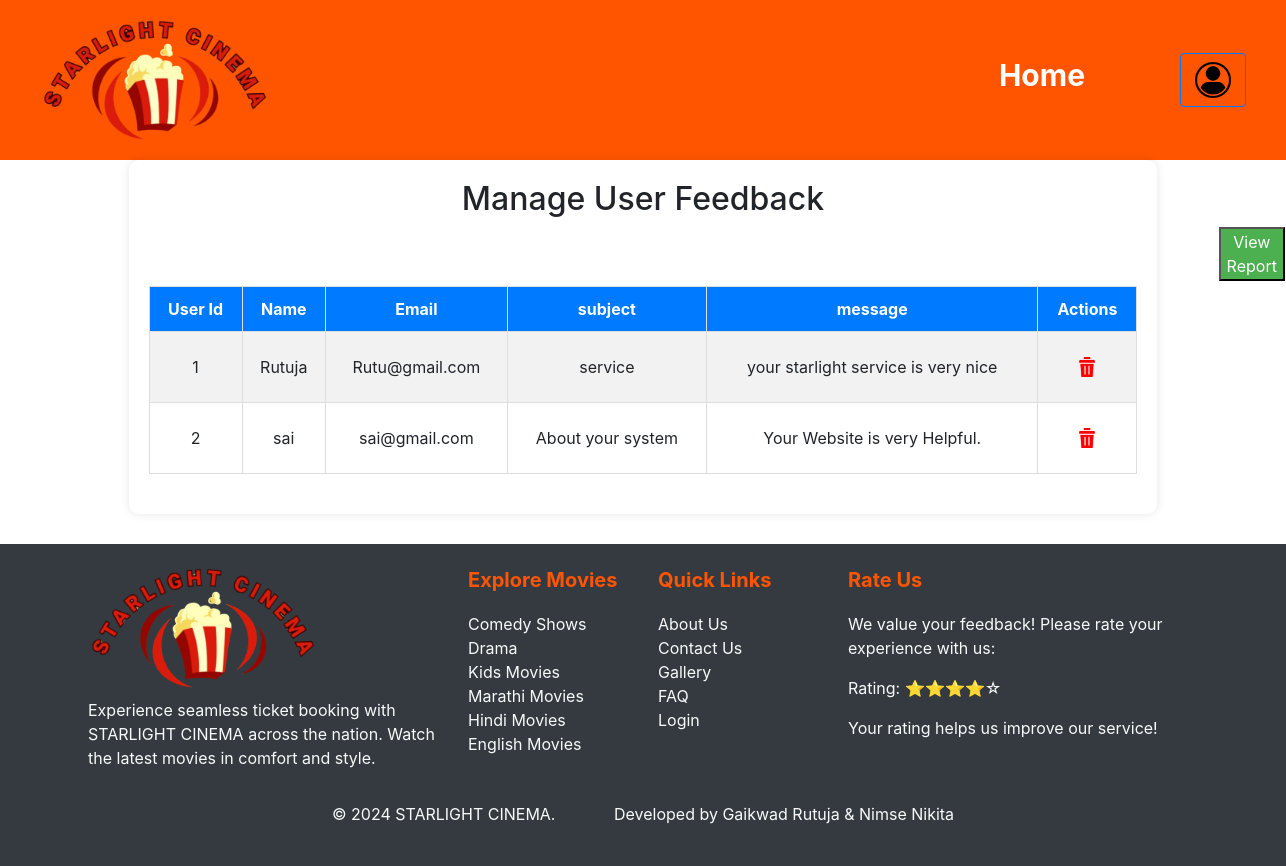
The page /Admin/pages/manage-feedback.php on the database its author committed.
### tables this page shows
CREATE TABLE `user_feedback` (
  `id` int(11) NOT NULL,
  `name` text NOT NULL,
  `email` text NOT NULL,
  `subject` text NOT NULL,
  `message` text NOT NULL
);

### Admin/pages/manage-feedback.php (the view, shortened to what this page needs)
<?php
$databaseHost = "localhost";
$databaseName = "movieticketdb";
$databaseUsername = "root";
$databasePassword = "";
$con = new mysqli($databaseHost, $databaseUsername, $databasePassword,$databaseName)or die($conn->connect_error());
$sql = "SELECT * FROM user_feedback ORDER BY id DESC";
 $query= $con->query($sql)
?>
<!DOCTYPE html>
<html lang="en">
<head>
    <link rel="stylesheet" href="./../css/manage-feedback.css">
    <link rel="stylesheet" href="./../css/addmovie.css">
    <link rel="stylesheet" href="https://stackpath.bootstrapcdn.com/bootstrap/4.5.2/css/bootstrap.min.css">
</head>
<body>
    <header class="header">
        <div class="logo"><img src=".\..\..\Images\logo2.png" class="logo-img"></div>
        <nav class="nav">
        <ul>
            <li><a href="./admin-dashboard.php" style="margin-right:50px; font-size:30px;" >Home</a></li>
            <div class="d-flex align-items-center">
            <a href="./login.php" class="btn btn-outline-primary">
        <i class="bi bi-person"></i><img src =".\..\..\Images\login.png" style="height:40px;">
      </a>
    </div>
     </ul>
        </nav>
    </header>
    <div class="containers">
        <h2  > Manage User Feedback</h2>
        <div >
            <a href="./report-feedback.php"><button  style="color:white; background-color:#4CAF50;margin-left:1070px;margin-top:1px;margin-bottom: 5px;">View Report</button></a>
         </div>
        <table class="movie-table">
            <thead>
                <tr>
                    <th>User Id</th>
                    <th>Name</th>
                    <th>Email</th>
                    <th>subject</th>
                    <th>message</th>
                    <th>Actions</th>
                </tr>
            </thead>
            <tbody>
                <tr>
                <?php
$i=0;
while ($res = $query->fetch_assoc())
 {
  echo "<tr>";
  echo" <td >".++$i."</td>";
  echo "<td>".$res['name']."</td>";
  echo "<td>".$res['email']."</td>";
  echo "<td>".$res['subject']."</td>";
  echo "<td>".$res['message']."</td>";
  echo "<td>";
  echo "<a href='.\delete-feedback.php?id=".$res['id']."'>
          <img src='.\..\..\Images\admin-images\delete.png' alt='Delete' class='icon' style='height:40px;'>
        </a>";
  echo "</td>";
  echo "</tr>";
}
?>
            </tbody>
        </table>
    </div>
     <div class="footer bg-dark text-light py-4">
    <div class="container">
        <div class="row">
            <div class="col-md-4">
            <div class="logo"><img src="./../../Images/logo2.png" class="logo-img" alt="Logo"></div>
                <p style="margin-top:10px;">Experience seamless ticket booking with STARLIGHT CINEMA across the nation. Watch the latest movies in comfort and style.</p>
            </div>
            <div class="col-md-2">
                <h5 class="footer-title">Explore Movies</h5>
                <ul class="list-unstyled">
                    <li><a href="#" class="text-light">Comedy Shows</a></li>
                    <li><a href="#" class="text-light">Drama</a></li>
                    <li><a href="#" class="text-light">Kids Movies</a></li>
                    <li><a href="#" class="text-light">Marathi Movies</a></li>
                    <li><a href="#" class="text-light">Hindi Movies</a></li>
                    <li><a href="#" class="text-light">English Movies</a></li>
                </ul>
            </div>
            <div class="col-md-2">
                <h5 class="footer-title">Quick Links</h5>
                <ul class="list-unstyled">
                    <li><a href="#" class="text-light">About Us</a></li>
                    <li><a href="#" class="text-light">Contact Us</a></li>
                    <li><a href="#" class="text-light">Gallery</a></li>
                    <li><a href="#" class="text-light">FAQ</a></li>
                    <li><a href="#" class="text-light">Login</a></li>
                </ul>
            </div>
            <div class="col-md-4">
    <h5 class="footer-title">Rate Us</h5>
    <p>We value your feedback! Please rate your experience with us:</p>
    <div class="rating">
    <p>Rating: ⭐⭐⭐⭐☆</p>
    </div>
    <p>Your rating helps us improve our service!</p>
</div>
        </div>
        <div class="row mt-3 text-center">
            <div class="col-12">
                <p>&copy; 2024 STARLIGHT CINEMA.  &nbsp; &nbsp; &nbsp; &nbsp; &nbsp; &nbsp;  Developed by Gaikwad Rutuja & Nimse Nikita</p>
            </div>
        </div>
    </div>
</div>
</body>
</html>

### Admin/css/manage-feedback.css (style rules this page uses)
body { margin: 0; font-family: Arial, sans-serif; }
.logo-img { height: 100px; width: auto; }
.footer { background-color: #333; color: #fff; padding: 20px; }
.footer a { color: #fff; text-decoration: none; }
.footer { background-color: #000; color: #fff; padding: 20px 0; }
.footer a { color: #ff5500; text-decoration: none; }
.footer .footer-title { margin-bottom: 20px; font-weight: bold; color: #ff5500; }
.containers { width: 80%; margin: auto; padding: 20px; background-color: #fff; border-radius: 10px; box-shadow: 0 0 10px rgba(0, 0, 0, 0.1); margin-bottom: 30px; }
h2 { text-align: center; margin-bottom: 20px; }
.movie-table { width: 100%; border-collapse: collapse; margin-bottom: 20px; }
.movie-table thead { background-color: #007bff; color: #fff; }
.movie-table th, .movie-table td { padding: 10px; text-align: center; border: 1px solid #ddd; }
.movie-table th { background-color: #007bff; color: white; }
.movie-table tr:nth-child(even) { background-color: #f2f2f2; }
.icon { padding: 10px 15px; margin: 5px; border: none; border-radius: 5px; cursor: pointer; font-size: 14px; }

### Admin/css/addmovie.css (style rules this page uses)
body { margin: 0; padding: 0; font-family: Arial, sans-serif; }
.header { display: flex; justify-content: space-between; align-items: center; background-color: #ff5500;; padding: 20px 40px; }
.logo-img { height: 120px; width: auto; }
.nav ul { list-style: none; margin: 0; padding: 0; display: flex; gap: 30px; }
.nav ul li { margin: 0; }
.nav ul li a { text-decoration: none; color: white; font-size: 20px; font-weight: bold; padding: 10px 15px; }
.footer { background-color: #000; color: #fff; padding: 20px 0; }
.footer a { color: #ff5500; text-decoration: none; }
.footer .footer-title { margin-bottom: 20px; font-weight: bold; color: #ff5500; }

### rows shown on the page
user_feedback: name "Rutuja", email "Rutu@gmail.com", subject "service", message "your starlight service is very nice"
user_feedback: name "sai", email "sai@gmail.com", subject "About your system", message "Your Website is very Helpful."
